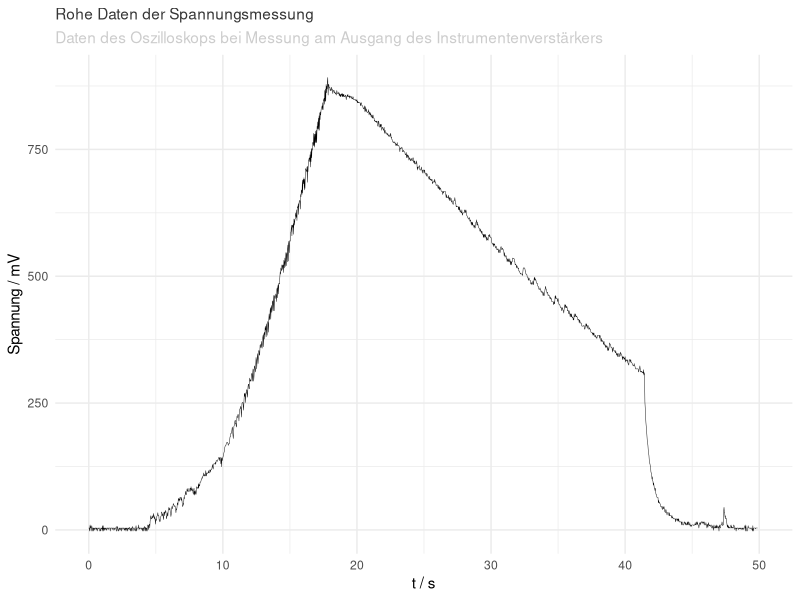

Generate this figure with R:
library(ggplot2)

outputName   <- "raw_data.pdf"
outputWidth  <- 10
outputHeight <- outputWidth * 0.618

data <- read.csv("raw_data.csv", skip = 1, col.names = c("second", "volt"));
data$second <- data$second + 5


plot <- ggplot( data, aes(x = second, y = volt * 1000)) +
  theme_minimal() +
  theme(plot.title = element_text(color = "gray21", size=1.6180339887498948^5), plot.subtitle = element_text(color = "grey80", size=1.6180339887498948^5)) +
  ggtitle("Rohe Daten der Spannungsmessung") +
  labs(subtitle = "Daten des Oszilloskops bei Messung am Ausgang des Instrumentenverstärkers") +
  geom_line(size=0.15) +
  ylab("Spannung / mV") +
  xlab("t / s")


pdf(outputName, width = outputWidth, height = outputHeight)
plot
